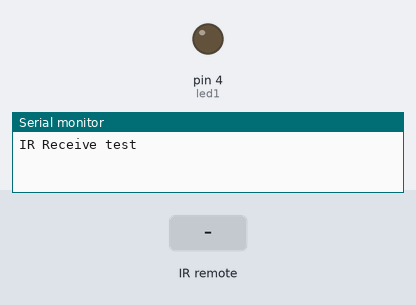
This sketch was run on a simulated Arduino Uno, built with avr-gcc and run on an emulated ATmega328P. Parts: output pins drawn as LEDs (lit = HIGH), the last lines printed to the serial monitor. The inputs (shaded band) are chosen by the test bench.

Above: at 1.2 s.
1.3 s: infrared code 0x10 received
At 2.5 s:
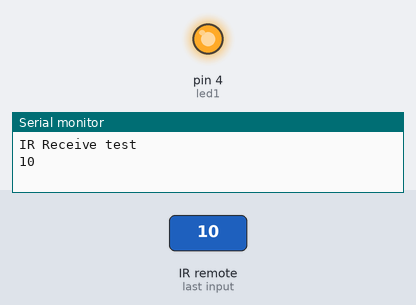
2.8 s: infrared code 0xC received
At 3.6 s:
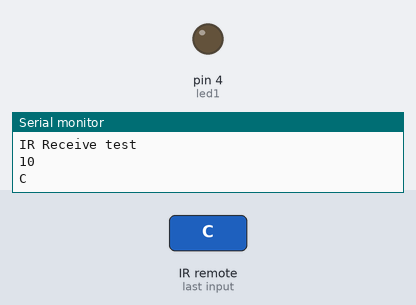
Timing chart, 0 to 5.8 s (numbered marks = the images above; inputs shaded):
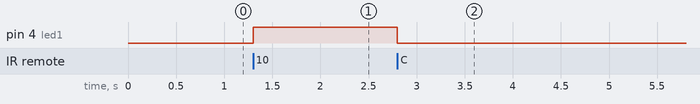

Measured:
- after the input at 1.3 s, pin 4 (led1): LOW → HIGH at once
- after the input at 2.8 s, pin 4 (led1): HIGH → LOW at once

The sketch:

receptor_ir.ino
```cpp
#include <IRremote.h>

const byte IR_RECEIVE_PIN = 3;
byte led1 = 4;

void setup(){
  Serial.begin(115200);
  Serial.println("IR Receive test");
  pinMode(led1,OUTPUT);
  IrReceiver.begin(IR_RECEIVE_PIN, ENABLE_LED_FEEDBACK);
}

void loop(){
  if (IrReceiver.decode()){
    Serial.println(IrReceiver.decodedIRData.command, HEX);
    IrReceiver.resume();
    switch(IrReceiver.decodedIRData.command){
      case 0x10:
      	digitalWrite(led1,HIGH);
      break;

      case 0xc:
      	digitalWrite(led1,LOW);
      break;
    }
  }
}
```
